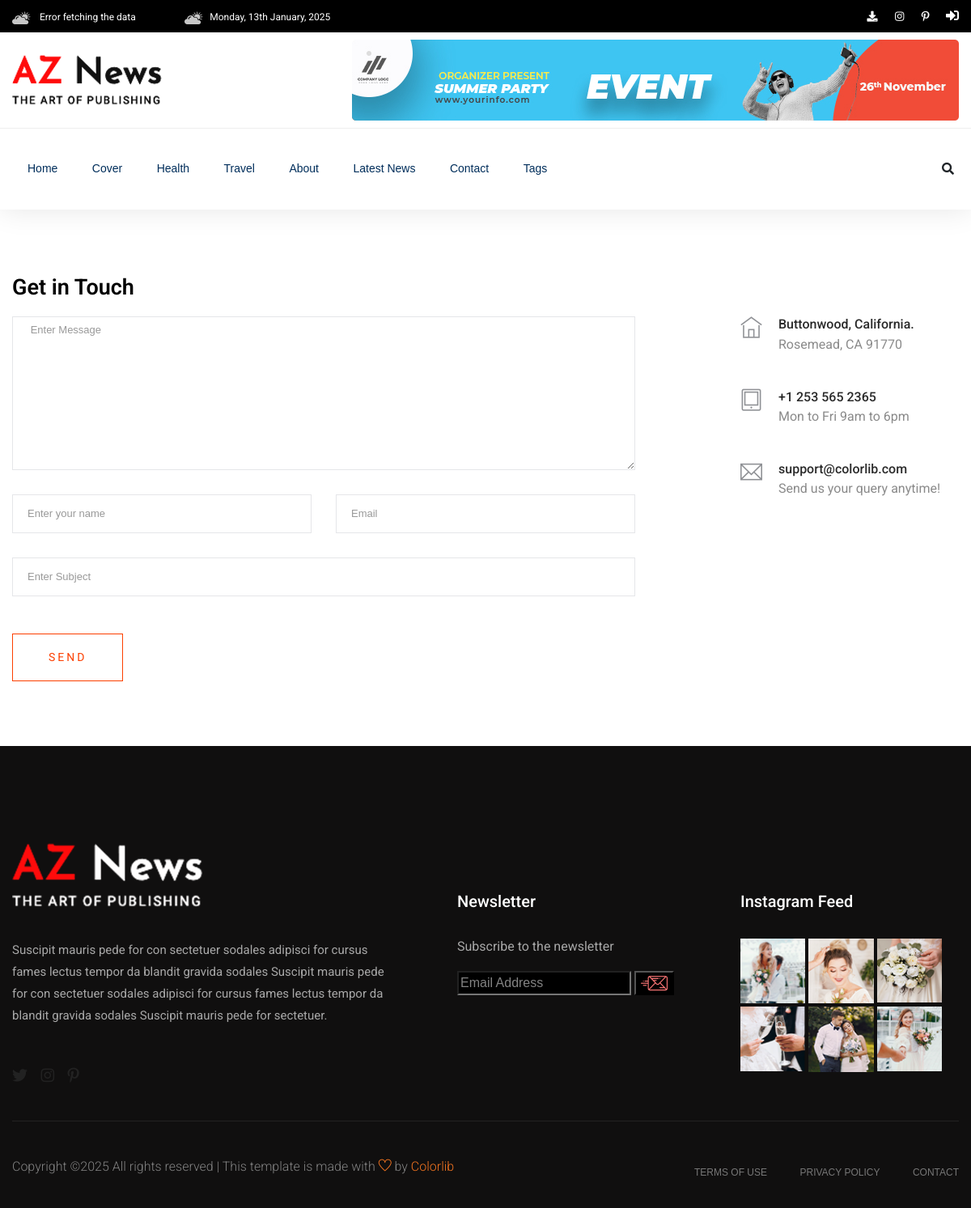
Page /contact/ on the committed database.
### newspaper/models.py (models this page shows, shortened)
class TimeStampModel(models.Model): #like a base app that is extended by other class
    created_at = models.DateTimeField(auto_now_add=True)
    updated_at = models.DateTimeField(auto_now=True)
    class Meta:
        abstract = True # dont create table in Db

class Category(TimeStampModel):
    name = models.CharField(max_length=100)

### newspaper/views.py (the view, shortened to what this page needs)
# urls.py: path("contact/", views.ContactView.as_view(), name="contact"),
class ContactView(View):
    template_name = "aznews/contact.html"
    def get(self, request):
        return render(request, self.template_name)

### templates/aznews/contact.html (shortened to what this page needs)
{% extends "aznews/base.html" %}
{% load static %}
{% block content %}
<section class="contact-section">
    <div class="container">
        <div class="row">
            <div class="col-12">
                  <h2 class="contact-title">Get in Touch</h2>
            </div>
            <div class="col-lg-8">
                <form class="form-contact contact_form" action="" method="post" id="contactForm" novalidate="novalidate">
                    <div class="row">
                        <div class="col-12">
                            <div class="form-group">
                                <textarea class="form-control w-100" name="message" id="message" cols="30" rows="9" onfocus="this.placeholder = ''" onblur="this.placeholder = 'Enter Message'" placeholder=" Enter Message">{{ form.message.value }}</textarea>
                            </div>
                        </div>
                        <div class="col-sm-6">
                            <div class="form-group">
                                <input class="form-control valid" name="name" id="name" type="text" onfocus="this.placeholder = ''" onblur="this.placeholder = 'Enter your name'" placeholder="Enter your name" value="{{ form.name.value }}">
                            </div>
                        </div>
                        <div class="col-sm-6">
                            <div class="form-group">
                                <input class="form-control valid" name="email" id="email" type="email" onfocus="this.placeholder = ''" onblur="this.placeholder = 'Enter email address'" placeholder="Email" value="{{ form.email.value }}">
                            </div>
                        </div>
                        <div class="col-12">
                            <div class="form-group">
                                <input class="form-control" name="subject" id="subject" type="text" onfocus="this.placeholder = ''" onblur="this.placeholder = 'Enter Subject'" placeholder="Enter Subject" value="{{ form.subject.value }}">
                            </div>
                        </div>
                    </div>
                    <div class="form-group mt-3">
                        <button type="submit" class="button button-contactForm boxed-btn">Send</button>
                    </div>
                </form>
            </div>
            <div class="col-lg-3 offset-lg-1">
                <div class="media contact-info">
                    <span class="contact-info__icon"><i class="ti-home"></i></span>
                    <div class="media-body">
                        <h3>Buttonwood, California.</h3>
                        <p>Rosemead, CA 91770</p>
                    </div>
                </div>
                <div class="media contact-info">
                    <span class="contact-info__icon"><i class="ti-tablet"></i></span>
                    <div class="media-body">
                        <h3>+1 253 565 2365</h3>
                        <p>Mon to Fri 9am to 6pm</p>
                    </div>
                </div>
                <div class="media contact-info">
                    <span class="contact-info__icon"><i class="ti-email"></i></span>
                    <div class="media-body">
                        <h3>support@colorlib.com</h3>
                        <p>Send us your query anytime!</p>
                    </div>
                </div>
            </div>
        </div>
    </div>
</section>
{% endblock content %}

### templates/aznews/header.html (shortened to what this page needs)
{% load static %}
<header>
   <div class="header-area">
        <div class="main-header ">
            <div class="header-top black-bg d-none d-md-block">
               <div class="container">
                   <div class="col-xl-12">
                        <div class="row d-flex justify-content-between align-items-center">
                            <div class="header-info-left">
                                <ul>
                                    <li><img src="{% static 'aznews/assets/img/icon/header_icon1.png' %}" alt="">
                                        <span id="weather">Current Temperature: °C</span>
                                    </li>
                                    <li><img src="{% static 'aznews/assets/img/icon/header_icon1.png' %}" alt="">{% now "l, dS  F, Y " %}</li>
                                </ul>
                            </div>
                            <div class="header-info-right">
                                <ul class="header-social">
                                    <li><a title="Download" href="{% url 'report:users' %}"><i class="fas fa-download"></i></a></li>
                                    <li><a href="#"><i class="fab fa-instagram"></i></a></li>
                                   <li> <a href="#"><i class="fab fa-pinterest-p"></i></a></li>
                                    {% if request.user.is_authenticated %}
                                    <a class="ml-3" title="Dashboard" href="{% url 'published-post' %}"> <i class="fas fa-chart-line"></i> </a>
                                        <form action="{% url 'logout' %}" method="post" class="top-menu" style="display: inline;">
                                            {% csrf_token %}
                                            <button type="submit" title="Logout" class="link ml-3" style="background: transparent; border: none; padding: 0; cursor: pointer;">
                                                <i class="fas fa-sign-out-alt"></i>
                                            </button>
                                        </form>
                                    {% else %}
                                        <a href="{% url 'login' %}" title="Login" id="loginBtn" class="link ml-3" style="background: transparent; border: none; padding: 0; cursor: pointer; ">
                                            <span class="fas fa-sign-in-alt"></span>
                                        </a>
                                    {% endif %}
                                </ul>
                            </div>
                        </div>
                   </div>
               </div>
            </div>
            <div class="header-mid d-none d-md-block">
               <div class="container">
                    <div class="row d-flex align-items-center">
                        <div class="col-xl-3 col-lg-3 col-md-3">
                            <div class="logo">
                                <a href="/"><img src="{% static 'aznews/assets/img/logo/logo.png' %}" alt=""></a>
                            </div>
                        </div>
                        <div class="col-xl-9 col-lg-9 col-md-9">
                            <div class="header-banner f-right ">
                                <img src="{% static 'aznews/assets/img/hero/header_card.jpg' %}" alt="">
                            </div>
                        </div>
                    </div>
               </div>
            </div>
           <div class="header-bottom header-sticky">
                <div class="container">
                    <div class="row align-items-center">
                        <div class="col-xl-10 col-lg-10 col-md-12 header-flex">
                            <div class="main-menu d-none d-md-block">
                                <nav>
                                    <ul id="navigation">
                                        <li><a href="/">Home</a></li>
                                        {% for category in categories %}
                                        <li>
                                            <a href="{% url 'post-by-category' category.id %}">{{ category.name }}</a>
                                        </li>
                                        {% endfor %}
                                        <li><a href="{% url 'about' %}">About</a></li>
                                        <li><a href="{% url 'post-list' %}">Latest News</a></li>
                                        <li><a href="{% url 'contact' %}">Contact</a></li>
                                        <li><a href="#">Tags</a>
                                        </li>
                                    </ul>
                                </nav>
                            </div>
                        </div>
                        <div class="col-xl-2 col-lg-2 col-md-4">
                            <div class="header-right-btn f-right d-none d-lg-block">
                                <i class="fas fa-search special-tag"></i>
                            </div>
                        </div>
                        <div class="col-12">
                        </div>
                    </div>
                </div>
           </div>
        </div>
   </div>
</header>

### templates/aznews/base.html (style rules this page uses)
body { font-family: Arial, sans-serif; }

### rows in the picture
Category: name "Cover"
Category: name "Health"
Category: name "Travel"
